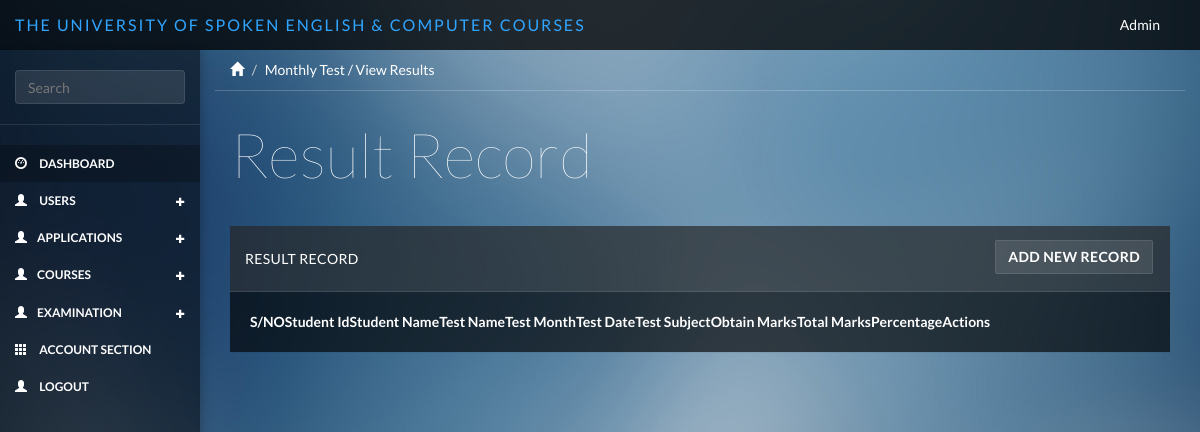
Before: /monthlytest/result_view with the older database file.
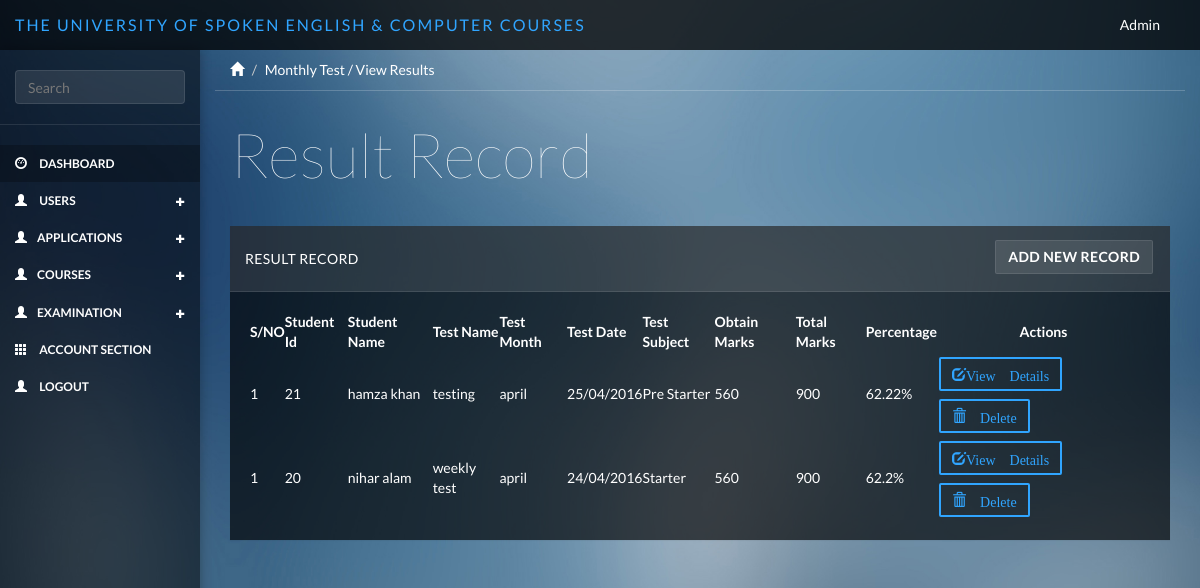
After: the same page with the newer database file.
### tables this page shows
CREATE TABLE IF NOT EXISTS `monthly_test` (
  `test_id` int(11) NOT NULL AUTO_INCREMENT,
  `fkstudent_id` int(11) NOT NULL,
  `test_name` varchar(255) NOT NULL,
  `test_month` varchar(255) NOT NULL,
  `test_date` varchar(255) NOT NULL,
  `test_subject` varchar(255) NOT NULL,
  `obtn_marks` varchar(255) NOT NULL,
  `totl_marks` varchar(255) NOT NULL,
  `percentage` varchar(255) NOT NULL,
  `created_at` varchar(255) NOT NULL,
  `updated_at` varchar(255) NOT NULL,
  PRIMARY KEY (`test_id`)
);

CREATE TABLE IF NOT EXISTS `users` (
  `u_id` int(11) NOT NULL AUTO_INCREMENT,
  `name` varchar(255) NOT NULL,
  `f_name` varchar(255) NOT NULL,
  `age` varchar(255) NOT NULL,
  `contact` varchar(255) NOT NULL,
  `country_id` varchar(255) NOT NULL,
  `province_id` varchar(255) NOT NULL,
  `city_id` varchar(255) NOT NULL,
  `address` varchar(255) NOT NULL,
  `email` varchar(255) NOT NULL,
  `password` varchar(500) NOT NULL,
  `role` varchar(255) NOT NULL,
  `fktestresult_id` int(11) NOT NULL,
  `description` varchar(255) NOT NULL,
  `created_at` varchar(255) NOT NULL,
  `updated_at` varchar(255) NOT NULL,
  `created_by` varchar(255) NOT NULL,
  PRIMARY KEY (`u_id`)
);

CREATE TABLE IF NOT EXISTS `course_sub_category` (
  `course_c_s_id` int(11) NOT NULL AUTO_INCREMENT,
  `fk_course_c_id` int(255) NOT NULL,
  `subject_title` varchar(255) NOT NULL,
  `subject_duration` varchar(255) NOT NULL,
  `subject_fee` varchar(255) NOT NULL,
  PRIMARY KEY (`course_c_s_id`)
);

### application/controllers/MonthlyTest.php (called while the page is built, shortened)
<?php
class MonthlyTest extends CI_Controller {
    public function result_view( $id = null )
    {
        $this->db->select('*');
        $this->db->from('monthly_test');
        $this->db->join('student', 'student.s_id = monthly_test.fkstudent_id');
        $this->db->join('users', 'users.u_id = student.fkuser_id');
        $this->db->join('course_sub_category', 'course_sub_category.course_c_s_id = monthly_test.test_subject');
        $query = $this->db->get();
        $result['result'] = $query->result();
        $this->load->view('include/header');
        $this->load->view('include/sidebar');
        $this->load->view('monthlytest/result_view',$result);
        $this->load->view('include/footer');
    }
}

### index.php (called while the page is built, shortened)
<?php
require_once BASEPATH.'core/CodeIgniter.php';

### application/views/monthlytest/result_view.php (the view)
<div class="col-sm-9 col-sm-offset-3 col-lg-10 col-lg-offset-2 main">
    <div class="row">
        <ol class="breadcrumb">
            <li><a href="#"><span class="glyphicon glyphicon-home"></span></a></li>
            <li class="active">Monthly Test / View Results</li>
        </ol>
    </div>
    <div class="row">
        <div class="col-lg-12">
            <h1 class="page-header">Result Record</h1>
        </div>
    </div>
    <div class="row">
        <div class="col-lg-12">
            <div class="panel panel-default">
                <div  class="panel-heading">Result Record
                <a href="<?= site_url()?>admin/student_view" type="button" class="btn btn-default margin  pull-right"><b>Add New Record</b></a>
                </div>
                <div class="panel-body">
                    <table data-toggle="table" data-show-refresh="true" data-search="true" data-select-item-name="toolbar1" data-pagination="true" data-sort-name="name" data-sort-order="desc">
                        <thead>
                        <tr>
                            <th  data-sortable="true"><b>S/NO</b></th>
                            <th  data-sortable="true"><b>Student Id</b></th>
                            <th  data-sortable="true"><b>Student Name</b></th>
                            <th  data-sortable="true"><b>Test Name</b></th>
                            <th  data-sortable="true"><b>Test Month</b></th>
                            <th  data-sortable="true"><b>Test Date</b></th>
                            <th  data-sortable="true"><b>Test Subject</b></th>
                            <th  data-sortable="true"><b>Obtain Marks</b></th>
                            <th  data-sortable="true"><b>Total Marks</b></th>
                            <th  data-sortable="true"><b>Percentage</b></th>
                            <th  colspan="2" class="text-center"><b>Actions</b></th>
                        </tr>
                        </thead>
                        <tbody>
                        <?php foreach($result as $array){?>
                        <tr>
                            <td>1</td>
                            <td><?=$array->fkstudent_id?></td>
                            <td><?=$array->name?></td>
                            <td><?=$array->test_name?></td>
                            <td><?=$array->test_month?></td>
                            <td><?=$array->test_date?></td>
                            <td><?=$array->subject_title?></td>
                            <td><?=$array->obtn_marks?></td>
                            <td><?=$array->totl_marks?></td>
                            <td><?=$array->percentage?><?php if('percentage' != 0){ echo '%';} ?></td>
                             <td>
                                <a href="<?= site_url()?>monthlytest/result_details/<?= $array->test_id ?>" type="button" class="btn btn-primary glyphicon glyphicon-edit btn-outline margin">View Details</a>
                                <a href="<?= site_url()?>monthlytest/result_delete/<?= $array->test_id ?>" type="button" class="btn btn-primary glyphicon glyphicon-trash btn-outline margin"> Delete</a>
                            </td>
                        </tr>
                        <?php } ?>
                        </tbody>
                    </table>
                </div>
            </div>
        </div>
    </div>
</div>

### application/views/include/header.php (shortened to what this page needs)
<!DOCTYPE html>
<html>
<head>
    <link href="<?=base_url()?>public/css/bootstrap.min.css" rel="stylesheet">
    <link href="<?=base_url()?>public/css/datepicker3.css" rel="stylesheet">
    <link href="<?=base_url()?>public/css/styles.css" rel="stylesheet">
</head>
<body>
<nav class="navbar navbar-inverse navbar-fixed-top" role="navigation">
    <div class="container-fluid">
        <div class="navbar-header">
            <a class="navbar-brand" href="#"><span>The University of Spoken English & Computer Courses</span></a>
            <ul class="nav navbar-top-links navbar-right">
                <li class="dropdown">
                    <a class="dropdown-toggle count-info" data-toggle="dropdown" href="#">
                       Admin
                    </a>
                </li>
            </ul>
        </div>
    </div>
</nav>

### application/views/include/sidebar.php (shortened to what this page needs)
<div id="sidebar-collapse" class="col-sm-3 col-lg-2 sidebar">
    <form role="search">
        <div class="form-group">
            <input type="text" class="form-control" placeholder="Search">
        </div>
    </form>
    <ul class="nav menu">
        <li class="active"><a href="<?= site_url()?>home"><span class="glyphicon glyphicon-dashboard"></span> Dashboard</a></li>
        <li class="parent ">
            <a href="#">
                <span class="glyphicon glyphicon-user"></span> Users <span data-toggle="collapse" href="#sub-item-1" class="icon pull-right"><em class="glyphicon glyphicon-s glyphicon-plus"></em></span>
            </a>
            <a href="#">
                <span class="glyphicon glyphicon-user"></span>Applications<span data-toggle="collapse" href="#sub-item-2" class="icon pull-right"><em class="glyphicon glyphicon-s glyphicon-plus"></em></span>
            </a>
             <a href="#">
                <span class="glyphicon glyphicon-user"></span>Courses<span data-toggle="collapse" href="#sub-item-3" class="icon pull-right"><em class="glyphicon glyphicon-s glyphicon-plus"></em></span>
              </a>
            <a href="#">
                <span class="glyphicon glyphicon-user"></span>Examination<span data-toggle="collapse" href="#sub-item-4" class="icon pull-right"><em class="glyphicon glyphicon-s glyphicon-plus"></em></span>
              </a>
        </li>
        <li>
            <a href="<?= site_url()?>accountsection/student_registration">
                <span class="glyphicon glyphicon-th"></span> Account Section
            </a>
        </li>
        <li>
            <a href="<?= site_url()?>home">
                <span class="glyphicon glyphicon-user"></span> Logout
            </a>
        </li>
    </ul>
</div>

### application/views/include/footer.php (shortened to what this page needs)
</body>
</html>

### public/css/styles.css (style rules this page uses)
body { background-color: #444; background-image: url(../bg/blurred-background-1.jpg); background-size: cover; -webkit-background-size: cover; -moz-background-size: cover; -o-background-size: cover; font-family: 'Lato'; padding-top: 50px; color: #fff; }
.row { margin: 0; }
.panel-body { padding: 20px; }
.main { padding-bottom: 20px; }
a, a:hover, a:focus { color: #fff; }
h1, h2, h3, h4, h5, h6 { color: #fff; }
h1 { font-weight: 100; font-size: 62px; }
.glyphicon-s { font-size: 0.75em; }
.form-control { border: 1px solid rgba(255, 255, 255, .1); box-shadow: none; background: rgba(255, 255, 255, .1); }
.navbar-header .navbar-brand { color: #fff; font-size: 16px; text-transform: uppercase; font-weight: 500; letter-spacing: 2px; }
.navbar-header .navbar-brand span { color: #30a5ff; }
.dropdown { background: rgba(255, 255, 255, .1); background: none; float: left; margin: 5px; }
.navbar-top-links li:last-child { margin-right: 10px; }
.margin { margin: 4px 2px; }
.btn-default, .btn-default:hover, .btn-default:focus, .btn-default:active, .btn-default.active, .open > .dropdown-toggle.btn-default, .btn-default.disabled, .btn-default[disabled], fieldset[disabled] .btn-default, .btn-default.disabled:hover, .btn-default[disabled]:hover, fieldset[disabled] .btn-default:hover, .btn-default.disabled:focus, .btn-default[disabled]:focus, fieldset[disabled] .btn-default:focus, .btn-default.disabled:active, .btn-default[disabled]:active, fieldset[disabled] .btn-default:active, .btn-default.disabled.active, .btn-default[disabled].active, fieldset[disabled] .btn-default.active { background-color: rgba(255, 255, 255, .1); border-color: rgba(255, 255, 255, .1); color: #fff; }
.btn-primary, .btn-primary:hover, .btn-primary:focus, .btn-primary:active, .btn-primary.active, .open > .dropdown-toggle.btn-primary, .btn-primary.disabled, .btn-primary[disabled], fieldset[disabled] .btn-primary, .btn-primary.disabled:hover, .btn-primary[disabled]:hover, fieldset[disabled] .btn-primary:hover, .btn-primary.disabled:focus, .btn-primary[disabled]:focus, fieldset[disabled] .btn-primary:focus, .btn-primary.disabled:active, .btn-primary[disabled]:active, fieldset[disabled] .btn-primary:active, .btn-primary.disabled.active, .btn-primary[disabled].active, fieldset[disabled] .btn-primary.active { background-color: #30a5ff; border-color: #30a5ff; }
.btn { border-radius: 2px; }
.btn-outline { background: none; border-width: 2px; padding: 5px 11px; }
.btn-outline.btn-primary { color: #30a5ff; }
.panel { border: 0; background: #333; background: rgba(0, 0, 0, .65); border-radius: 0; margin-top: -1px; }
.panel-heading { font-size: 18px; font-weight: 300; letter-spacing: 0.025em; height: 66px; line-height: 45px; border-radius: 0; }
.panel-default .panel-heading { background: #444; background: rgba(255, 255, 255, .1); border-bottom: 1px solid rgba(255, 255, 255, .1); color: #fff; text-transform: uppercase; font-size: 14px; font-weight: 500; }
.navbar { border: 0; background: rgba(0, 0, 0, .75); }
.sidebar { display: block; background-color: #333; background: rgba(0, 0, 0, .5); padding: 0; display: none; }
.sidebar form { padding: 20px 15px 5px 15px; margin-bottom: 20px; border-bottom: 1px solid rgba(255, 255, 255, .1); }
.sidebar ul.nav { text-transform: uppercase; font-size: 12px; font-weight: 700; }
@media (min-width: 768px) { .sidebar { display: block; position: fixed; top: 50px; bottom: 0; left: 0; z-index: 1000; display: block; margin: 0; padding: 0; overflow-x: hidden; overflow-y: auto; box-shadow: 1px 0px 10px rgba(0, 0, 0, .25); } }
@media (min-width: 768px) { .navbar-header { width: 100%; } }
.sidebar ul.nav .active a, .sidebar ul.nav li.parent a.active, .sidebar ul.nav .active > a:hover, .sidebar ul.nav li.parent a.active:hover, .sidebar ul.nav .active > a:focus, .sidebar ul.nav li.parent a.active:focus { color: #fff; background-color: rgba(0, 0, 0, 0.25); }
.sidebar span.glyphicon { margin-right: 10px; }
.breadcrumb { border-radius: 0; padding: 10px 15px; background: none; box-shadow: 0 1px 0px rgba(255, 255, 255, .2); margin: 0 ; }
.breadcrumb li { color: #fff; }
.breadcrumb .active { color: #fff; }
h1.page-header { margin-top: 30px; margin-bottom: 30px; border-bottom: 0; color: #fff; }

Changed rows visible on the page:
added monthly_test: fkstudent "21", users.name "hamza khan", test_name "testing", test_month "april", test_date "25/04/2016", course_sub_category.subject_title "Pre Starter", obtn_marks "560", totl_marks "900", percentage "62.22"
added monthly_test: fkstudent "20", users.name "nihar alam", test_name "weekly test", test_month "april", test_date "24/04/2016", course_sub_category.subject_title "Starter", obtn_marks "560", totl_marks "900", percentage "62.2"
